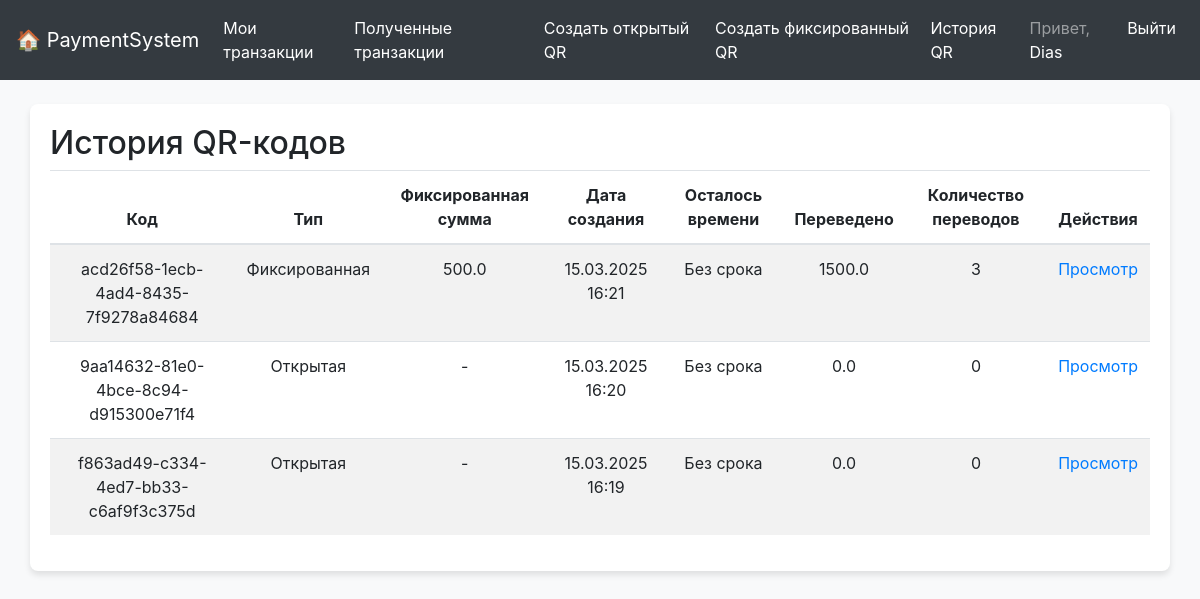
Page /qr_history/ (signed in) on the committed database.
### payments/models.py (models this page shows, shortened)
class User(AbstractUser):
    balance = models.FloatField(default=0.0)
    ROLE_CHOICES = (
        ('admin', 'Администратор'),
        ('user', 'Обычный пользователь'),
    )
    account_number = models.CharField(max_length=16, unique=True, null=False, default=generate_account_number)
    full_name = models.CharField(max_length=255, blank=True)
    date_of_birth = models.DateField(null=True, blank=True)
    ACCOUNT_STATUS_CHOICES = (
        ('active', 'Активен'),
        ('blocked', 'Заблокирован'),
        ('frozen', 'Заморожен'),
    )
    account_status = models.CharField(max_length=10, choices=ACCOUNT_STATUS_CHOICES, default='active')
    role = models.CharField(max_length=10, choices=ROLE_CHOICES, default='user')

class PaymentQRCode(models.Model):
    TYPE_CHOICES = (
        ('open', 'Открытая'),  # пользователь вводит сумму при сканировании
        ('fixed', 'Фиксированная'),  # сумма фиксирована
    )
    owner = models.ForeignKey(User, on_delete=models.CASCADE, related_name='qr_codes')
    code = models.UUIDField(default=uuid.uuid4, editable=False, unique=True)  # уникальный идентификатор для QR-кода
    qr_type = models.CharField(max_length=10, choices=TYPE_CHOICES, default='open')
    fixed_amount = models.FloatField(null=True, blank=True)
    created_at = models.DateTimeField(auto_now_add=True)
    expires_at = models.DateTimeField(null=True, blank=True)  # если не задан – код может не истекать
    is_active = models.BooleanField(default=True)
    transferred_amount = models.FloatField(default=0.0)
    transfer_count = models.PositiveIntegerField(default=0)

### payments/views.py (the view)
# urls.py: path('qr_history/', views.qr_history, name='qr_history'),
@login_required
def qr_history(request):
    qr_codes = PaymentQRCode.objects.filter(owner=request.user).order_by('-created_at')
    return render(request, 'payments/qr_history.html', {'qr_codes': qr_codes})

### payments/templates/payments/qr_history.html
{% extends 'payments/base.html' %}
{% block content %}
<h2>История QR-кодов</h2>
<table class="table table-striped">
  <thead>
    <tr>
      <th>Код</th>
      <th>Тип</th>
      <th>Фиксированная сумма</th>
      <th>Дата создания</th>
      <th>Осталось времени</th>
      <th>Переведено</th>
      <th>Количество переводов</th>
      <th>Действия</th>
    </tr>
  </thead>
  <tbody>
    {% for qr in qr_codes %}
    <tr>
      <td>{{ qr.code }}</td>
      <td>{{ qr.get_qr_type_display }}</td>
      <td>
        {% if qr.qr_type == 'fixed' %}
          {{ qr.fixed_amount }}
        {% else %}
          -
        {% endif %}
      </td>
      <td>{{ qr.created_at|date:"d.m.Y H:i" }}</td>
      <td>
        {% if qr.expires_at %}
          {{ qr.remaining_time|floatformat:0 }} сек.
        {% else %}
          Без срока
        {% endif %}
      </td>
      <td>{{ qr.transferred_amount }}</td>
      <td>{{ qr.transfer_count }}</td>
      <td>
  <a href="{% url 'view_qr_page' qr.code %}">Просмотр</a>
</td>
    </tr>
    {% empty %}
    <tr>
      <td colspan="8">Нет созданных QR-кодов.</td>
    </tr>
    {% endfor %}
  </tbody>
</table>
{% endblock %}

### payments/templates/payments/base.html (shortened to what this page needs)
<!DOCTYPE html>
<html lang="ru">
<head>
  <link href="https://stackpath.bootstrapcdn.com/bootstrap/4.5.2/css/bootstrap.min.css" rel="stylesheet">
</head>
<body>
<nav class="navbar navbar-expand-lg navbar-dark">
  <a class="navbar-brand" href="{% url 'home' %}">🏠 PaymentSystem</a>
  <div class="collapse navbar-collapse" id="navbarContent">
    <ul class="navbar-nav mr-auto">
      {% if user.is_authenticated %}
        <li class="nav-item"><a class="nav-link" href="{% url 'sent_transactions' %}">Мои транзакции</a></li>
        <li class="nav-item"><a class="nav-link" href="{% url 'received_transactions' %}">Полученные транзакции</a></li>
        <li class="nav-item"><a class="nav-link" href="{% url 'create_open_qr' %}">Создать открытый QR</a></li>
        <li class="nav-item"><a class="nav-link" href="{% url 'create_fixed_qr' %}">Создать фиксированный QR</a></li>
        <li class="nav-item"><a class="nav-link" href="{% url 'qr_history' %}">История QR</a></li>
      {% endif %}
    </ul>
    <ul class="navbar-nav">
      {% if user.is_authenticated %}
        <li class="nav-item">
          <span class="nav-link">Привет,
            <a href="{% url 'profile' %}" class="text-warning">{{ user.username }}</a>
          </span>
        </li>
        <li class="nav-item">
          <a class="nav-link text-danger" href="{% url 'logout' %}">Выйти</a>
        </li>
      {% else %}
        <li class="nav-item"><a class="nav-link" href="{% url 'login' %}">Войти</a></li>
      {% endif %}
    </ul>
  </div>
</nav>
<div class="container mt-4">
  {% block content %}{% endblock %}
</div>
</body>
</html>

### payments/templates/payments/base.html (style rules this page uses)
body { background-color: #f8f9fa; }
.navbar { background-color: #343a40 !important; }
.navbar a { color: white !important; }
.container { background: white; padding: 20px; border-radius: 8px; box-shadow: 0px 4px 6px rgba(0, 0, 0, 0.1); }
.table th, .table td { text-align: center; }

### rows in the picture
User: username "Dias"
PaymentQRCode: code "acd26f58-1ecb-4ad4-8435-7f9278a84684", qr_type "Фиксированная", fixed_amount "500.0", created_at "15.03.2025 16:21", shows "Без срока", transferred_amount "1500.0", transfer_count "3"
PaymentQRCode: code "9aa14632-81e0-4bce-8c94-d915300e71f4", qr_type "Открытая", created_at "15.03.2025 16:20", shows "Без срока", transferred_amount "0.0", transfer_count "0"
PaymentQRCode: code "f863ad49-c334-4ed7-bb33-c6af9f3c375d", qr_type "Открытая", created_at "15.03.2025 16:19", shows "Без срока", transferred_amount "0.0", transfer_count "0"
